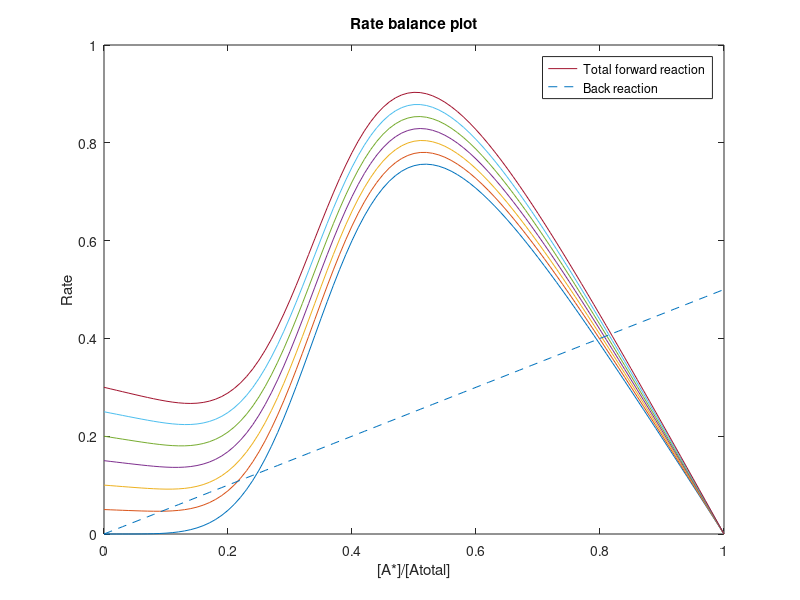

Source code (MATLAB):
Atotal = 100;
AstarbyAtotal = 0:0.01:1;
Astar = AstarbyAtotal.*Atotal;
kf = 0.05;
S = 0;
kfb = 2;
n = 5;
cons = 40;
kb = 0.5;
I = 1;

% Defining feedback rate in terms of Hills equation
feedback_rate = kfb.*((Astar.^n)./((Astar.^n)+cons^n)).*(1 - AstarbyAtotal);
% Defining the backward rate
backward_rate = kb*I*AstarbyAtotal;

% Using for loop to get different forward rates corresonding to varying
% stimulus
for i = 1:7
    % Defining basal rate
    basal_rate = kf*S*(1 - AstarbyAtotal);    
    forward_rate = basal_rate + feedback_rate;
    p1 = plot(AstarbyAtotal, forward_rate);
    hold on
    S = S+1;
end

p2 = plot(AstarbyAtotal,backward_rate,'--');
xlabel('[A*]/[Atotal]')
ylabel('Rate')
title('Rate balance plot')
legend([p1, p2],'Total forward reaction','Back reaction')
